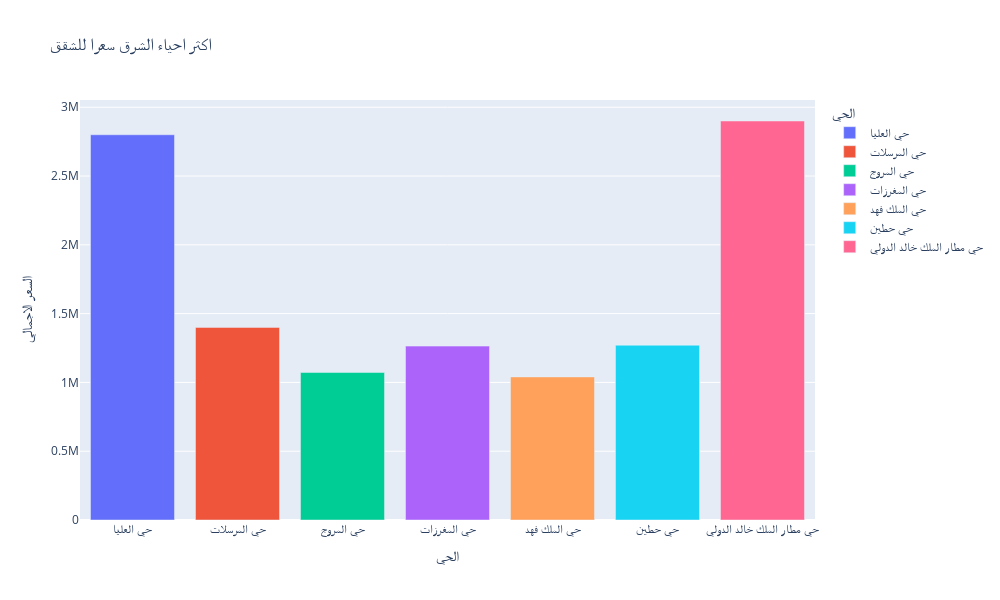

The cell this chart's notebook holds for it:
### Code cell
df_filtered02 = df[(df["الحي"] != "غير معروف") & (df["المنطقة"] == "شرق الرياض")] 

average_price_by_nieghbrhood = df_filtered02.groupby("الحي")["السعر الاجمالي"].mean().reset_index()

fig = px.bar(
    average_price_by_nieghbrhood,
    x="الحي",
    y='السعر الاجمالي',
    title="اكثر احياء الشرق سعرا للشقق",
    color="الحي",
    width=1000,  
    height=600 
)

fig.show()

### Figure 1 — Plotly figure (JSON) as saved in the notebook; plotly's stock layout.template omitted (floating-point values rounded to 4 significant figures)
{"data": [{"alignmentgroup": "True", "hovertemplate": "الحي=%{x}<br>السعر الاجمالي=%{y}<extra></extra>", "legendgroup": "حي العليا", "marker": {"color": "#636efa", "pattern": {"shape": ""}}, "name": "حي العليا", "offsetgroup": "حي العليا", "orientation": "v", "showlegend": true, "textposition": "auto", "type": "bar", "x": ["حي العليا"], "xaxis": "x", "y": [2800000], "yaxis": "y"}, {"alignmentgroup": "True", "hovertemplate": "الحي=%{x}<br>السعر الاجمالي=%{y}<extra></extra>", "legendgroup": "حي المرسلات", "marker": {"color": "#EF553B", "pattern": {"shape": ""}}, "name": "حي المرسلات", "offsetgroup": "حي المرسلات", "orientation": "v", "showlegend": true, "textposition": "auto", "type": "bar", "x": ["حي المرسلات"], "xaxis": "x", "y": [1400000], "yaxis": "y"}, {"alignmentgroup": "True", "hovertemplate": "الحي=%{x}<br>السعر الاجمالي=%{y}<extra></extra>", "legendgroup": "حي المروج", "marker": {"color": "#00cc96", "pattern": {"shape": ""}}, "name": "حي المروج", "offsetgroup": "حي المروج", "orientation": "v", "showlegend": true, "textposition": "auto", "type": "bar", "x": ["حي المروج"], "xaxis": "x", "y": [1072000.0], "yaxis": "y"}, {"alignmentgroup": "True", "hovertemplate": "الحي=%{x}<br>السعر الاجمالي=%{y}<extra></extra>", "legendgroup": "حي المغرزات", "marker": {"color": "#ab63fa", "pattern": {"shape": ""}}, "name": "حي المغرزات", "offsetgroup": "حي المغرزات", "orientation": "v", "showlegend": true, "textposition": "auto", "type": "bar", "x": ["حي المغرزات"], "xaxis": "x", "y": [1264000.0], "yaxis": "y"}, {"alignmentgroup": "True", "hovertemplate": "الحي=%{x}<br>السعر الاجمالي=%{y}<extra></extra>", "legendgroup": "حي الملك فهد", "marker": {"color": "#FFA15A", "pattern": {"shape": ""}}, "name": "حي الملك فهد", "offsetgroup": "حي الملك فهد", "orientation": "v", "showlegend": true, "textposition": "auto", "type": "bar", "x": ["حي الملك فهد"], "xaxis": "x", "y": [1040000], "yaxis": "y"}, {"alignmentgroup": "True", "hovertemplate": "الحي=%{x}<br>السعر الاجمالي=%{y}<extra></extra>", "legendgroup": "حي حطين", "marker": {"color": "#19d3f3", "pattern": {"shape": ""}}, "name": "حي حطين", "offsetgroup": "حي حطين", "orientation": "v", "showlegend": true, "textposition": "auto", "type": "bar", "x": ["حي حطين"], "xaxis": "x", "y": [1270000.0], "yaxis": "y"}, {"alignmentgroup": "True", "hovertemplate": "الحي=%{x}<br>السعر الاجمالي=%{y}<extra></extra>", "legendgroup": "حي مطار الملك خالد الدولي", "marker": {"color": "#FF6692", "pattern": {"shape": ""}}, "name": "حي مطار الملك خالد الدولي", "offsetgroup": "حي مطار الملك خالد الدولي", "orientation": "v", "showlegend": true, "textposition": "auto", "type": "bar", "x": ["حي مطار الملك خالد الدولي"], "xaxis": "x", "y": [2900000], "yaxis": "y"}], "layout": {"barmode": "relative", "height": 600, "legend": {"title": {"text": "الحي"}, "tracegroupgap": 0}, "title": {"text": "اكثر احياء الشرق سعرا للشقق"}, "width": 1000, "xaxis": {"anchor": "y", "autorange": true, "categoryarray": ["حي العليا", "حي المرسلات", "حي المروج", "حي المغرزات", "حي الملك فهد", "حي حطين", "حي مطار الملك خالد الدولي"], "categoryorder": "array", "domain": [0, 1], "range": [-0.5, 6.5], "title": {"text": "الحي"}, "type": "category"}, "yaxis": {"anchor": "x", "autorange": true, "domain": [0, 1], "range": [0, 3053000.0], "title": {"text": "السعر الاجمالي"}, "type": "linear"}}}
